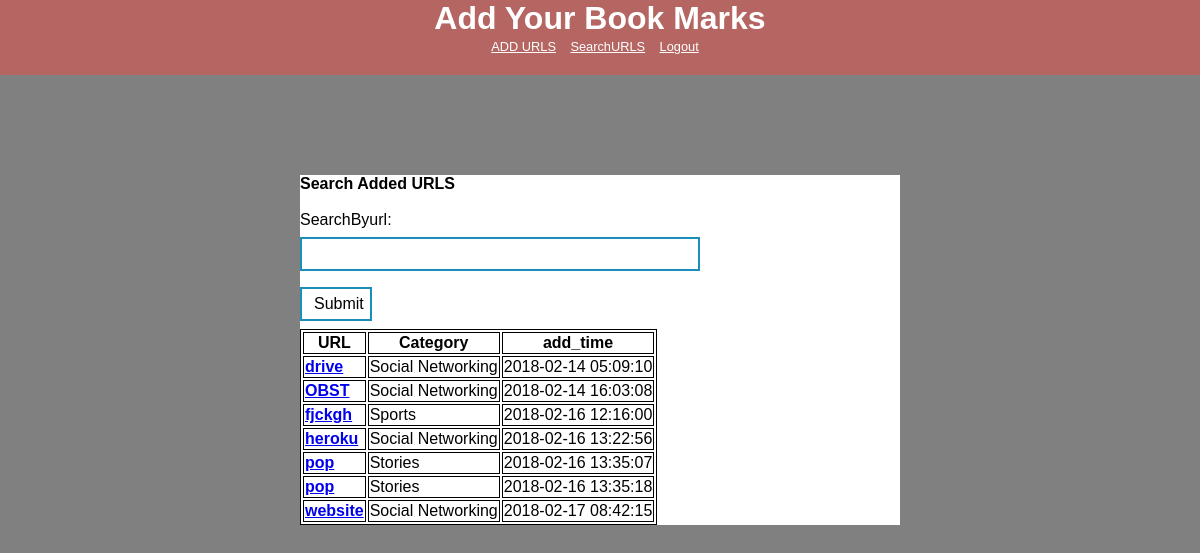
The app's page /search.php (signed in) with its own data.
### tables this page shows
CREATE TABLE `url` (
  `user_id` int(5) NOT NULL,
  `username` varchar(1000) NOT NULL,
  `url` varchar(1000) NOT NULL,
  `url_id` varchar(100) NOT NULL,
  `category` varchar(100) NOT NULL,
  `add_time` timestamp NOT NULL DEFAULT CURRENT_TIMESTAMP
);

### search.php (the view, shortened to what this page needs)
<?php
	include "connect.php";
	$user_id = $_SESSION['user_id'];
?>
<!DOCTYPE html>
<html>
	<head>
		<link rel="stylesheet" href="home.css">
	</head>
	<body>
		<div class="header">
			<?php include "header.php"?>
		</div>
		<div class="content">
			<div class="disp decription">
				<h3>Search Added URLS</h3><br>
				<form method="post" id="frm">
					SearchByurl:<input type="text" name="urls" id="urls">
					<input type="button" value="Submit" name="submit" onclick="showurls();">
				</form>
				<div id="comments" class="comments">
					<?php $qry1 = "SELECT * FROM `url` where `user_id`='$user_id';";
					$sql1 = mysqli_query($conn,$qry1);
					if(mysqli_num_rows($sql1)>0) {
						echo "<table class='pop'>";
						echo "<tr>";
						echo "<th>URL</th>";
						echo "<th>Category</th>";
						echo "<th>add_time</th>";
						echo "</tr>";
						while($row1=mysqli_fetch_assoc($sql1)) {
							$urls=$row1['url_id'];
							$ur=$row1['url'];
							echo "<tr>";
							echo "<td>";
							echo "<h3 'style: textdecoration:none'><a href='$ur'>$urls</a></h3>";
							echo "</td>";
							echo "<td>";
							echo $row1['category'];
							echo "</td>";
							echo "<td>";
							echo $row1['add_time'];
							echo "</td>";
							echo "</tr>";
						}
						echo "</table>";
					}else echo "Nocomments"; ?>
				</div>
		</div>
		</div>
	</body>
</html>

### header.php
<h1>Add Your Book Marks</h1>
<div class="nav">
    <ul>
		<li><a href="index.php">ADD URLS</a></li>
		<li><a href="search.php">SearchURLS</a></li>
        <?php if(isset($_SESSION['email'])) {    ?>
		<li><a href="logout.php">Logout</a></li>
        <?php  } ?>
    </ul>
</div>

### home.css (style rules this page uses)
html, body, header, footer, hgroup, article, section, h1, h2, h3, ul, li, body, div, p, img,ol { margin: 0; padding: 0; font-size: 100%; vertical-align: baseline; border: 0; }
body { background-color: gray; font-family: Arial, Helvetica, sans-serif; }
.header { background-color: #B56662; color: white; text-align: center; }
.header h1 { font-size: 2em; }
.nav { list-style: none; padding-bottom: 20px; }
.nav li { display: inline; padding-right: 10px; }
.nav li a { font-size: 0.8em; color: white; }
.content { padding-left: 25%; padding-right: 25%; }
.disp { background-color: white; margin-top: 100px; }
table th,td { border:1px solid black; }
table { border:1px solid black; table-layout:block; }
input { border-style: solid; border-width: 1px; border-color: #000; margin: 8px 0; box-sizing: border-box; font-size: 1em; border: 2.5px solid #1B8EB9; padding: 6px; font-weight: 300; text-indent: 6px; -webkit-box-shadow: inset 1px 0px 0px -1px #404040; box-shadow: inset 1px 0px 0px -1px #404040; transition: box-shadow 0.2s, border 0.2s, color 0.2s, background 0.2s; background: linear-gradient( white, white 50%, #333 50%, #333 ); background-size: 100% 202%; }
form { width: 400px; }
input[type=text] { width: 100%; }

### records on screen
url: url "drive", category "Social Networking", add_time "2018-02-14 05:09:10"
url: url "OBST", category "Social Networking", add_time "2018-02-14 16:03:08"
url: url "fjckgh", category "Sports", add_time "2018-02-16 12:16:00"
url: url "heroku", category "Social Networking", add_time "2018-02-16 13:22:56"
url: url "pop", category "Stories", add_time "2018-02-16 13:35:07"
url: url "pop", category "Stories", add_time "2018-02-16 13:35:18"
url: url "website", category "Social Networking", add_time "2018-02-17 08:42:15"
